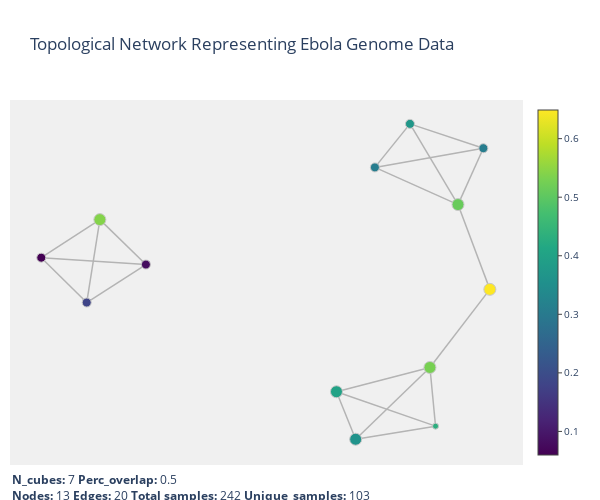

The code cell stored with this chart in its notebook:
### Code cell
plotlyviz(simplicial_complex, title="Topological Network Representing Ebola Genome Data", graph_layout='fr')

### Figure 1 — Plotly figure (JSON) as saved in the notebook; plotly's stock layout.template omitted (floating-point values rounded to 4 significant figures)
{"data": [{"hoverinfo": "none", "line": {"color": "rgb(180,180,180)", "width": 1.5}, "mode": "lines", "type": "scatter", "uid": "73a12306-114d-41ce-acda-06e5da1256ab", "x": [0.4671, 0.2846, null, 0.4671, 1.226, null, 0.4671, 1.173, null, 0.2846, 1.226, null, 0.2846, 1.173, null, 1.226, 1.173, null, 1.173, 1.743, null, 1.743, 1.44, null, 0.6499, 1.44, null, 0.6499, 1.681, null, 0.6499, 0.9833, null, 1.44, 1.681, null, 1.44, 0.9833, null, 1.681, 0.9833, null, -2.089, -2.521, null, -2.089, -1.964, null, -2.089, -1.527, null, -2.521, -1.964, null, -2.521, -1.527, null, -1.964, -1.527, null], "y": [-2.664, -1.97, null, -2.664, -2.472, null, -2.664, -1.615, null, -1.97, -2.472, null, -1.97, -1.615, null, -2.472, -1.615, null, -1.615, -0.4748, null, -0.4748, 0.7636, null, 1.306, 0.7636, null, 1.306, 1.587, null, 1.306, 1.942, null, 0.7636, 1.587, null, 0.7636, 1.942, null, 1.587, 1.942, null, -0.6668, -0.01209, null, -0.6668, 0.5439, null, -0.6668, -0.1122, null, -0.01209, 0.5439, null, -0.01209, -0.1122, null, 0.5439, -0.1122, null]}, {"hoverinfo": "text", "marker": {"color": [0.3627, 0.3993, 0.4314, 0.5286, 0.6489, 0.308, 0.5118, 0.308, 0.3732, 0.1825, 0.05971, 0.5402, 0.07843], "colorbar": {"thickness": 20, "tickfont": {"size": 10}, "ticklen": 4, "x": 1.01}, "colorscale": [[0, "rgb(68, 1, 84)"], [0.1, "rgb(72, 35, 116)"], [0.2, "rgb(64, 67, 135)"], [0.3, "rgb(52, 94, 141)"], [0.4, "rgb(41, 120, 142)"], [0.5, "rgb(32, 144, 140)"], [0.6, "rgb(34, 167, 132)"], [0.7, "rgb(68, 190, 112)"], [0.8, "rgb(121, 209, 81)"], [0.9, "rgb(189, 222, 38)"], [1, "rgb(253, 231, 36)"]], "line": {"color": "rgb(200,200,200)", "width": 1}, "opacity": 1, "showscale": true, "size": [12, 12, 6, 12, 12, 9, 12, 9, 9, 9, 9, 12, 9]}, "mode": "markers", "text": ["cube0_cluster0", "cube1_cluster0", "cube2_cluster0", "cube3_cluster0", "cube4_cluster0", "cube5_cluster0", "cube6_cluster0", "cube7_cluster0", "cube8_cluster0", "cube9_cluster0", "cube10_cluster0", "cube11_cluster0", "cube12_cluster0"], "type": "scatter", "uid": "2c94a7aa-43d7-452e-b271-2ea5d796b5df", "x": [0.4671, 0.2846, 1.226, 1.173, 1.743, 0.6499, 1.44, 1.681, 0.9833, -2.089, -2.521, -1.964, -1.527], "y": [-2.664, -1.97, -2.472, -1.615, -0.4748, 1.306, 0.7636, 1.587, 1.942, -0.6668, -0.01209, 0.5439, -0.1122]}], "layout": {"annotations": [{"align": "left", "font": {"size": 12}, "showarrow": false, "text": "<b>N_cubes:</b> 7 <b>Perc_overlap:</b> 0.5<br><b>Nodes:</b> 13 <b>Edges:</b> 20 <b>Total samples:</b> 242 <b>Unique_samples:</b> 103", "x": 0, "xanchor": "left", "xref": "paper", "y": -0.01, "yanchor": "top", "yref": "paper"}], "autosize": false, "font": {"size": 12}, "height": 500, "hovermode": "closest", "margin": {"b": 35, "l": 10, "r": 60, "t": 100}, "plot_bgcolor": "rgba(240, 240, 240, 0.95)", "showlegend": false, "title": {"text": "Topological Network Representing Ebola Genome Data"}, "width": 600, "xaxis": {"visible": false}, "yaxis": {"visible": false}}}
